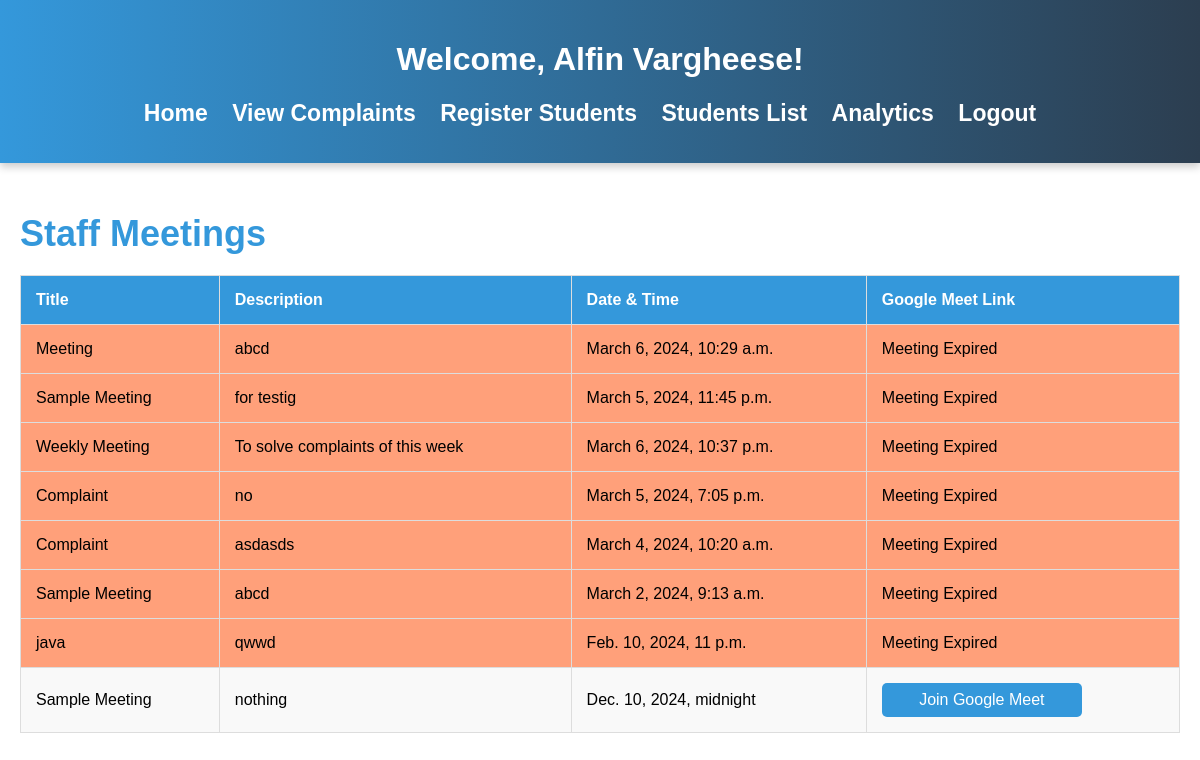
Screenshot of /view_staff_meetings/ (signed in) with the database file from the repository.
### EduComplain/models.py (models this page shows, shortened)
class StaffMeeting(models.Model):
    staff = models.ForeignKey(User, on_delete=models.CASCADE, related_name='staff_meetings')
    title = models.CharField(max_length=100)
    description = models.TextField()
    meeting_datetime = models.DateTimeField()
    google_meet_link = models.URLField()
    created_at = models.DateTimeField(default=timezone.now)
    updated_at = models.DateTimeField(auto_now=True)
    is_expired = models.BooleanField(default=False)

### EduComplain/views.py (the view)
# urls.py: path('view_staff_meetings/', view_staff_meetings, name='view_staff_meetings'),
@login_required
def view_staff_meetings(request):
    current_datetime = timezone.now()
    staff_meetings = StaffMeeting.objects.all().order_by('-created_at')
    for meeting in staff_meetings:
        if meeting.meeting_datetime < current_datetime:
            meeting.is_expired = True
        else:
            meeting.is_expired = False
    return render(request, 'view_staff_meetings.html', {'staff_meetings': staff_meetings})

### EduComplain/templates/view_staff_meetings.html (shortened to what this page needs)
<!DOCTYPE html>
<html lang="en">
<head>
</head>
<body>
    <header>
        <h1>Welcome, {{ user.first_name }} {{ user.last_name }}!</h1>
        <nav>
            <ul>
                <li><a href="{% url 'staff_dashboard' %}">Home</a></li>
                <li><a href="{% url 'staff_complaint_display'%}">View Complaints</a></li>
                <li><a href="{%url 'create_student'%}">Register Students</a></li>
                <li><a href="{% url 'student_list'%}">Students List</a></li>
                <li><a href="">Analytics</a></li>
                <li><a href="{% url 'user_logout' %}">Logout</a></li>
            </ul>
        </nav>
    </header>
    {% block content %}
    <div class="content">
        <h2>Staff Meetings</h2>
        <table class="meeting-table">
            <thead>
                <tr>
                    <th>Title</th>
                    <th>Description</th>
                    <th>Date & Time</th>
                    <th>Google Meet Link</th>
                </tr>
            </thead>
            <tbody>
                {% for staff_meeting in staff_meetings %}
                <tr {% if staff_meeting.is_expired %}style="background-color: #FFA07A;"{% endif %}>
                    <td>{{ staff_meeting.title }}</td>
                    <td>{{ staff_meeting.description }}</td>
                    <td>{{ staff_meeting.meeting_datetime }}</td>
                    <td>
                        {% if staff_meeting.is_expired %}
                            Meeting Expired
                        {% else %}
                            <a href="{{ staff_meeting.google_meet_link }}" target="_blank">Join Google Meet</a>
                        {% endif %}
                    </td>
                </tr>
                {% endfor %}
            </tbody>
        </table>
    </div>
    {% endblock %}
</body>
</html>

### EduComplain/templates/view_staff_meetings.html (style rules this page uses)
body { font-family: 'Arial', sans-serif; margin: 0; padding: 0; }
header { background: linear-gradient(to right, #3498db, #2c3e50); color: #fff; padding: 20px; text-align: center; box-shadow: 0 2px 4px rgba(0, 0, 0, 0.1); transition: box-shadow 0.3s ease-in-out; position: relative; }
nav ul { list-style: none; padding: 0; }
nav ul li { display: inline-block; margin-right: 20px; }
nav a { text-decoration: none; color: #fff; font-weight: bold; font-size: 23px; }
.content { padding: 20px; }
.content h2 { font-size: 36px; margin-bottom: 20px; color: #3498db; }
.meeting-table { width: 100%; border-collapse: collapse; margin-top: 20px; }
.meeting-table th, .meeting-table td { border: 1px solid #ddd; padding: 15px; text-align: left; }
.meeting-table th { background-color: #3498db; color: #fff; }
.meeting-table tr:nth-child(even) { background-color: #f9f9f9; }
.meeting-table a { display: inline-block; padding: 8px 15px; background-color: #3498db; color: #fff; text-decoration: none; border-radius: 5px; text-align: center; width: 200px; box-sizing: border-box; }

### rows the page displays
StaffMeeting: title "Meeting", description "abcd", meeting_datetime "March 6, 2024, 10:29 a.m.", is_expired "Meeting Expired"
StaffMeeting: title "Sample Meeting", description "for testig", meeting_datetime "March 5, 2024, 11:45 p.m.", is_expired "Meeting Expired"
StaffMeeting: title "Weekly Meeting", description "To solve complaints of this week", meeting_datetime "March 6, 2024, 10:37 p.m.", is_expired "Meeting Expired"
StaffMeeting: title "Complaint", description "no", meeting_datetime "March 5, 2024, 7:05 p.m.", is_expired "Meeting Expired"
StaffMeeting: title "Complaint", description "asdasds", meeting_datetime "March 4, 2024, 10:20 a.m.", is_expired "Meeting Expired"
StaffMeeting: title "Sample Meeting", description "abcd", meeting_datetime "March 2, 2024, 9:13 a.m.", is_expired "Meeting Expired"
StaffMeeting: title "java", description "qwwd", meeting_datetime "Feb. 10, 2024, 11 p.m.", is_expired "Meeting Expired"
StaffMeeting: title "Sample Meeting", description "nothing", meeting_datetime "Dec. 10, 2024, midnight"

### other values shown
{{ user.first_name }} "Alfin"
{{ user.last_name }} "Vargheese"
